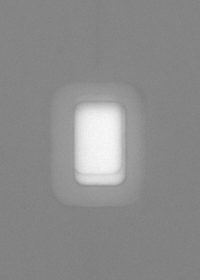
#> input picture OpenCV/image/010.png, 200 x 280 px
$ python '计算Y方向边数.py'
#> lines starting #> are read from the running program, lines starting #| are printed output that depends on the picture; after the words box and inside, x2 and y2 are one past the last pixel; in counts of white or black regions, pixels touching at a corner belong together
#> further down, img is the input picture: shape (280, 200, 3); min 124, max 252, mean 140.3
import cv2
import numpy as np
# from configs.config import DEFECTS
import time
import os

# 计算Y方向边数量
class Detect_Yiwei(object):
    def __init__(self):
        self.dist_ignore = 5

    def get_lianxu_true(self,the_sum):
        l = []
        ll = []
        for i in range(the_sum.size):
            if the_sum[i] == True:
                ll.append(i)
                # print("ll:",ll)
            else:
                if len(ll) > 0:
                    l.append(ll)
                    ll = []
        if len(ll) != 0:
            l.append(ll)

        # 忽略较小位移
        del_lst = []
        for i in range(len(l) - 1):
            if l[i+1][0]-l[i][-1] < self.dist_ignore + 1:
                del_lst.append(i)
        for i in del_lst[::-1]:
            l.pop(i)
        return len(l)


    def detect(self,src):
        ret_dict = {
            'vaild': True,
            'defect': 0,    # DEFECTS.LIANGPIN
            'image': src,
        }

        img = src.copy()
        img = img[:,:,0]
#> img: shape (280, 200)
        img = cv2.bilateralFilter(img, 3, 75, 75)
        binary = cv2.adaptiveThreshold(img,255,cv2.ADAPTIVE_THRESH_GAUSSIAN_C,cv2.THRESH_BINARY_INV,11,3)
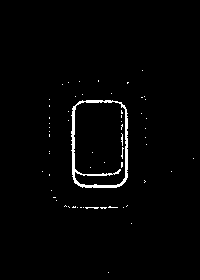
#> binary: shape (280, 200); 1.8% white in thin lines or dots, all inside (x1, y1, x2, y2) = (42, 70, 194, 273)
        kernel = np.ones((1,3),np.uint8)
        binary = cv2.erode(binary,kernel,iterations=4)
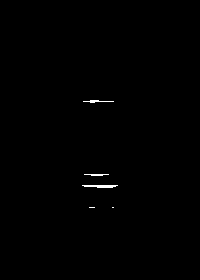
#> binary: shape (280, 200); 0.31% white in thin lines or dots, all inside (x1, y1, x2, y2) = (82, 100, 118, 208)


        cv2.imshow('', binary)
        cv2.waitKey(0)

        sum_binary = np.sum(binary, axis=1)
#> sum_binary = 280 values, max 9180 at index 185, min 0 at index 0, mean 158.5

        the_sum = sum_binary > int(15 * 255)  # 大于15个像素被视为线
        # print("the_sun:",the_sum)

        num_lines = self.get_lianxu_true(the_sum)
#> after the loop in get_lianxu_true, `for i in range(the_sum.size):`: l = [[101], [174], [185, 186, 187]]; ll = []
#> the loop in get_lianxu_true, `for i in range(len(l) - 1):` made 2 passes
#> num_lines = 3
        # print('num_lines', num_lines)

        if num_lines == 2:
            return ret_dict
        else:
            ret_dict['defect'] = 1  # DEFECTS.PIANXIN
            return ret_dict


if __name__ == '__main__':
    yiwie = Detect_Yiwei()
    img = cv2.imread(r'../OpenCV/image/010.png')
    print(yiwie.detect(img))
#> (printed output is left out)

$ run again, with OpenCV/image/008.png copied over OpenCV/image/010.png
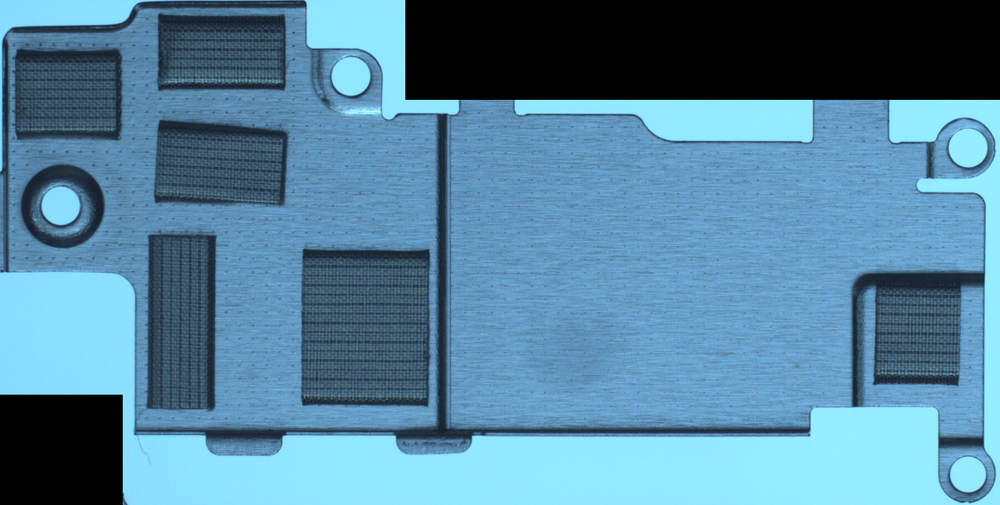
#> input picture OpenCV/image/008.png, 1000 x 505 px, shrunk from 2102 x 1062 before the run
#> img is the input picture: shape (505, 1000, 3); mean B, G, R 158.7, 132.2, 85
#> in detect, `binary = cv2.adaptiveThreshold(img,255,cv2.ADAPTIVE_THRESH_GAUSSIAN_C,..`:
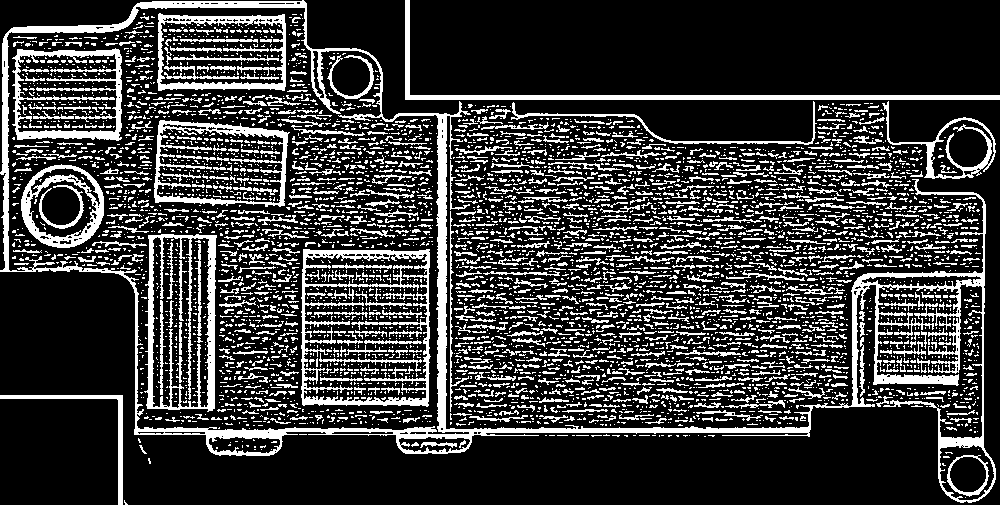
#> binary: shape (505, 1000); 22.3% white; 5367 white regions (4385 under 20 px), largest, box (x1, y1, x2, y2) and area: (0, 0, 996, 503) 19996, (301, 249, 431, 407) 4589, (144, 234, 217, 412) 3650
#> in detect, `binary = cv2.erode(binary,kernel,iterations=4)`:
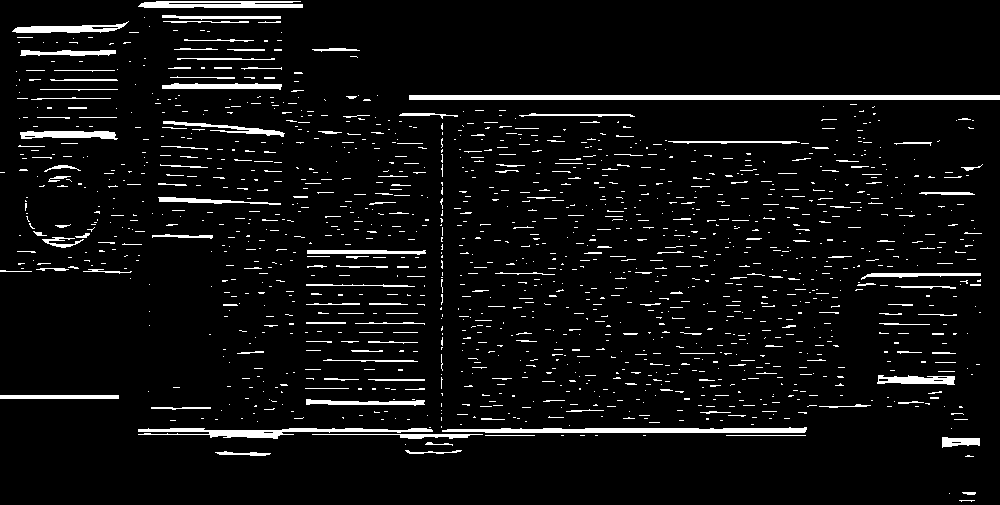
#> binary: shape (505, 1000); 5.7% white; 1393 white regions (1207 under 20 px), largest, box (x1, y1, x2, y2) and area: (409, 95, 1000, 100) 2955, (442, 427, 807, 433) 1646, (138, 428, 433, 439) 1370
#> sum_binary = 505 values, max 174165 at index 98, min 0 at index 0, mean 14575.9
#> after the loop in get_lianxu_true, `for i in range(the_sum.size):`: l = 46 items, first 6: [1, 2, 3, 4, 5, 6, 7], [16, 17, 18], [21, 22], [25, 26, 27, 28, 29, 30, 31, 32], [37], [40]; ll = []
#> the loop in get_lianxu_true, `for i in range(len(l) - 1):` made 45 passes
#> after the loop in get_lianxu_true, `for i in range(len(l) - 1):`: del_lst = 37 values from 1 to 41
#> the loop in get_lianxu_true, `for i in del_lst[::-1]:` made 37 passes
#> i on passes 1 to 8: 41, 40, 39, 38, 37, 36, 35, 34
#> after the loop in get_lianxu_true, `for i in del_lst[::-1]:`: l = [[1, 2, 3, 4, 5, 6, 7], [42], [58, 59], [70], [84, 85, 86, 87, 88, 89], [417, 418, 419], [428, 429, 430, 431, 432, 433, 434, 435, 436, 437, 438, 439, 440, 441, 442, 443, 444, 445], [451, 452, 453, 454, 455], [500]]
#> num_lines = 9
#> (printed output is left out)
